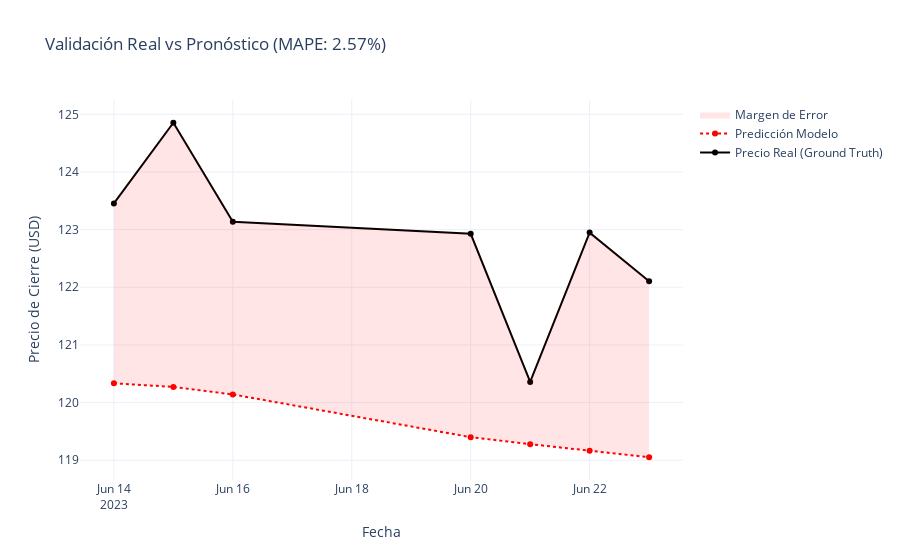

Notebook code for this chart:
### Markdown cell above
# 9. Validación Post-Hoc: ¿Acertó el Modelo?

Dado que los días que pronosticamos ya han transcurrido en la realidad, podemos realizar una auditoría del modelo comparando nuestros valores pronosticados (`df_future`) contra los datos reales de mercado descargados hoy.

Utilizaremos dos métricas de error fundamentales en finanzas:

1.  **RMSE (Root Mean Squared Error):** Mide la desviación estándar de los errores de predicción. Penaliza fuertemente los errores grandes.
    $$RMSE = \sqrt{\frac{1}{n} \sum_{i=1}^{n} (Y_{real} - Y_{pred})^2}$$

2.  **MAPE (Mean Absolute Percentage Error):** Mide el error promedio en términos porcentuales. Es más fácil de interpretar para el negocio (ej: "El modelo se equivocó por un 2% en promedio").
    $$MAPE = \frac{1}{n} \sum_{i=1}^{n} \left| \frac{Y_{real} - Y_{pred}}{Y_{real}} \right| \cdot 100$$

### Code cell
# === 1. Obtener la Data Real Reciente ===
from sklearn.metrics import mean_squared_error

# Definimos el rango de fechas de nuestra predicción
start_val_date = df_future.index[0]
end_val_date = df_future.index[-1] + pd.Timedelta(days=1) # Agregamos 1 día porque yfinance es exclusivo en el final

print(f"Buscando datos reales desde {start_val_date.date()} hasta {end_val_date.date()}...")

# Descargamos la data real de Yahoo Finance para ese periodo
df_real_validation = yf.download('GOOG', start=start_val_date, end=end_val_date)

# Limpieza rápida (por si yfinance trae MultiIndex o zonas horarias)
if isinstance(df_real_validation.columns, pd.MultiIndex):
    df_real_validation.columns = df_real_validation.columns.droplevel(1)

# Nos aseguramos que los indices sean compatibles (eliminamos info de zona horaria si existe)
df_real_validation.index = df_real_validation.index.tz_localize(None)

# === 2. Alineación de Datos ===
# Es posible que df_future tenga fines de semana (si usamos date_range simple) y df_real no.
# Hacemos una intersección de índices para comparar solo días hábiles.
common_dates = df_real_validation.index.intersection(df_future.index)

real_prices = df_real_validation.loc[common_dates]['Close']
pred_prices = df_future.loc[common_dates]['Close']

print(f"Días comparables encontrados: {len(common_dates)}")

# === 3. Cálculo de Métricas de Error ===

# RMSE (Raíz del Error Cuadrático Medio)
rmse = np.sqrt(mean_squared_error(real_prices, pred_prices))

# MAPE (Error Porcentual Absoluto Medio)
mape = np.mean(np.abs((real_prices - pred_prices) / real_prices)) * 100

print("\nResultados de la Validación:")
print(f"RMSE (Error en Dólares): ${rmse:.2f}")
print(f"MAPE (Error Porcentual): {mape:.2f}%")

# Interpretación rápida automática
if mape < 2.0:
    print(">> Conclusión: El modelo es EXCELENTE (Error < 2%)")
elif mape < 5.0:
    print(">> Conclusión: El modelo es BUENO/ACEPTABLE (Error < 5%)")
else:
    print(">> Conclusión: El modelo necesita AJUSTES (Error > 5%)")

# === 4. Visualización Comparativa ===
fig = go.Figure()

# Línea de Realidad
fig.add_trace(go.Scatter(
    x=common_dates, 
    y=real_prices,
    mode='lines+markers',
    name='Precio Real (Ground Truth)',
    line=dict(color='black', width=2)
))

# Línea de Predicción
fig.add_trace(go.Scatter(
    x=common_dates, 
    y=pred_prices,
    mode='lines+markers',
    name='Predicción Modelo',
    line=dict(color='red', dash='dot', width=2)
))

# Rellenar el área entre las curvas para resaltar el error
fig.add_trace(go.Scatter(
    x=common_dates,
    y=real_prices,
    fill=None,
    mode='lines',
    line_color='rgba(0,0,0,0)',
    showlegend=False
))

fig.add_trace(go.Scatter(
    x=common_dates,
    y=pred_prices,
    fill='tonexty', # Rellena hasta la traza anterior
    fillcolor='rgba(255, 0, 0, 0.1)', # Rojo suave
    mode='lines',
    name='Margen de Error',
    line_color='rgba(0,0,0,0)'
))

fig.update_layout(
    title=f'Validación Real vs Pronóstico (MAPE: {mape:.2f}%)',
    xaxis_title='Fecha',
    yaxis_title='Precio de Cierre (USD)',
    template='plotly_white'
)

fig.show()

### Figure 1 — Plotly figure (JSON) as saved in the notebook; plotly's stock layout.template omitted (floating-point values rounded to 4 significant figures)
{"data": [{"line": {"color": "black", "width": 2}, "mode": "lines+markers", "name": "Precio Real (Ground Truth)", "type": "scatter", "x": ["2023-06-14T00:00:00", "2023-06-15T00:00:00", "2023-06-16T00:00:00", "2023-06-20T00:00:00", "2023-06-21T00:00:00", "2023-06-22T00:00:00", "2023-06-23T00:00:00"], "y": [123.5, 124.9, 123.1, 122.9, 120.4, 122.9, 122.1]}, {"line": {"color": "red", "dash": "dot", "width": 2}, "mode": "lines+markers", "name": "Predicción Modelo", "type": "scatter", "x": ["2023-06-14T00:00:00", "2023-06-15T00:00:00", "2023-06-16T00:00:00", "2023-06-20T00:00:00", "2023-06-21T00:00:00", "2023-06-22T00:00:00", "2023-06-23T00:00:00"], "y": [120.3, 120.3, 120.1, 119.4, 119.3, 119.2, 119.1]}, {"line": {"color": "rgba(0,0,0,0)"}, "mode": "lines", "showlegend": false, "type": "scatter", "x": ["2023-06-14T00:00:00", "2023-06-15T00:00:00", "2023-06-16T00:00:00", "2023-06-20T00:00:00", "2023-06-21T00:00:00", "2023-06-22T00:00:00", "2023-06-23T00:00:00"], "y": [123.5, 124.9, 123.1, 122.9, 120.4, 122.9, 122.1]}, {"fill": "tonexty", "fillcolor": "rgba(255, 0, 0, 0.1)", "line": {"color": "rgba(0,0,0,0)"}, "mode": "lines", "name": "Margen de Error", "type": "scatter", "x": ["2023-06-14T00:00:00", "2023-06-15T00:00:00", "2023-06-16T00:00:00", "2023-06-20T00:00:00", "2023-06-21T00:00:00", "2023-06-22T00:00:00", "2023-06-23T00:00:00"], "y": [120.3, 120.3, 120.1, 119.4, 119.3, 119.2, 119.1]}], "layout": {"title": {"text": "Validación Real vs Pronóstico (MAPE: 2.57%)"}, "xaxis": {"title": {"text": "Fecha"}}, "yaxis": {"title": {"text": "Precio de Cierre (USD)"}}}}
